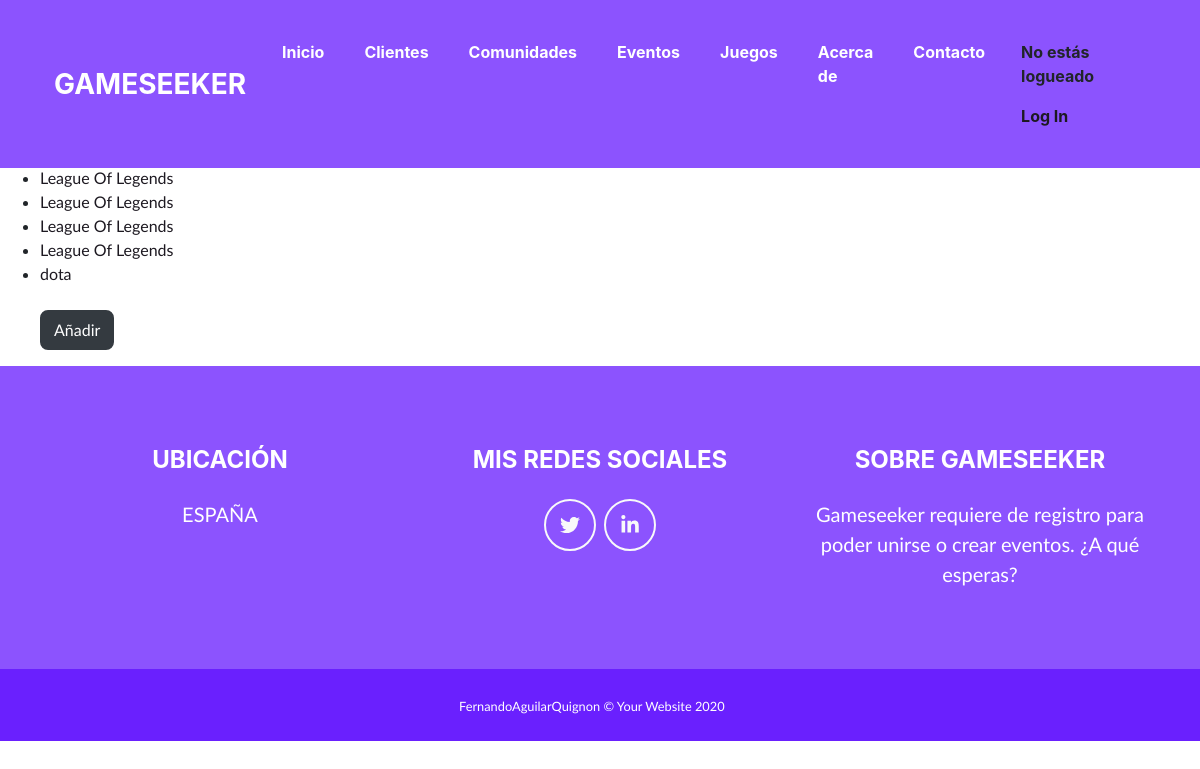
The app's page /juegos/, older data.
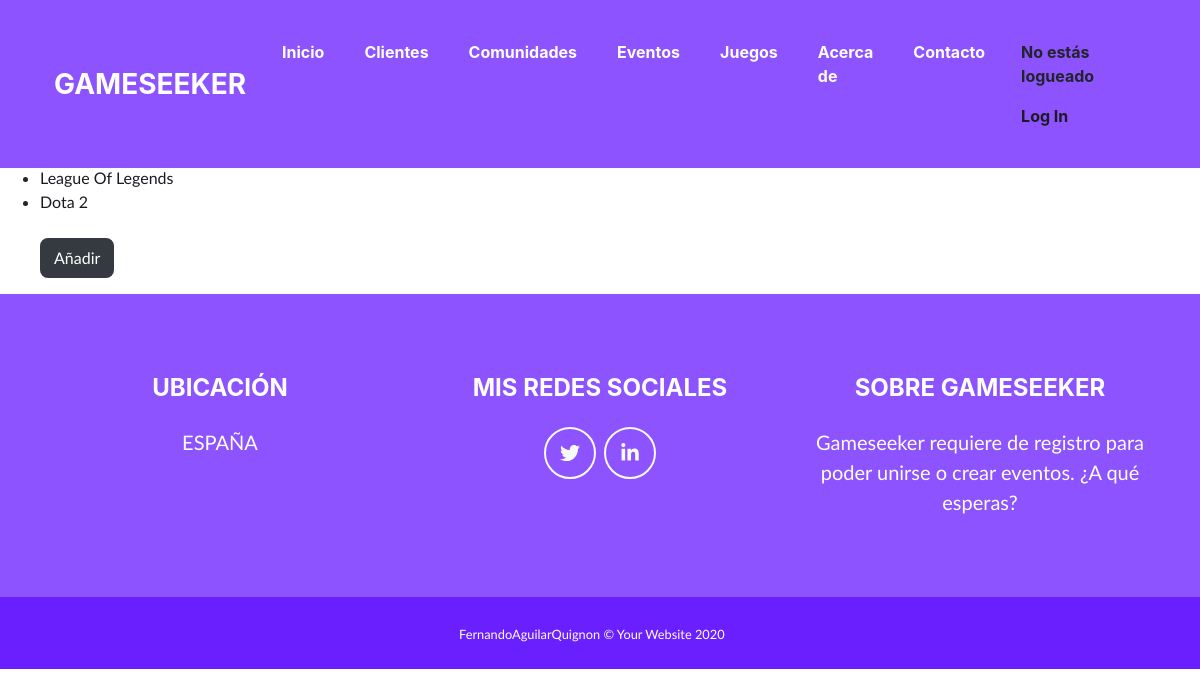
The same page, newer data.
### gameseek_app/models.py (models this page shows, shortened)
class Game(models.Model):
    name = models.CharField(max_length = 100)
    description = models.CharField(max_length = 1000)
    category = models.CharField(max_length = 100)

### gameseek_app/views.py (the view)
# urls.py: path('juegos/', GameListView.as_view(), name="game-list"),
class GameListView(ListView):
    model = Game

### gameseek_app/templates/gameseek_app/game_list.html (shortened to what this page needs)
{% extends "base.html" %}
{% block content %}
<br>
<br>
    <ul>
    <h2>Juegos</h2>
    {% for game in object_list %}
        <li><a href={% url 'game-detail' game.id %}>{{ game.name }}</a></li>
    {% endfor %}
    <br>
    <button type="button" class="btn btn-dark" onclick="window.location.href='/juegos/add/'">Añadir</button>
</ul>
{% endblock %}

### gameseek_app/templates/base.html (shortened to what this page needs)
<!DOCTYPE html>
{% load static %}
<html lang="en">
    <head>
        <link href="{% static "css/styles.css" %}" rel="stylesheet" >
        <link rel="stylesheet" type="text/css" href="{% static 'css/heading.css' %}">
        <link rel="stylesheet" type="text/css" href="{% static 'css/body.css' %}">
    </head>
    <body>
        <nav class="navbar navbar-expand-lg bg-secondary fixed-top" id="mainNav">
            <div class="container"><a class="navbar-brand js-scroll-trigger" href="/">GAMESEEKER</a>
                <div class="collapse navbar-collapse" id="navbarResponsive">
                    <ul class="navbar-nav ml-auto">
                        <li class="nav-item mx-0 mx-lg-1"><a class="nav-link py-3 px-0 px-lg-3 rounded js-scroll-trigger" href="/">Inicio</a>
                        </li>
                        <li class="nav-item mx-0 mx-lg-1"><a class="nav-link py-3 px-0 px-lg-3 rounded js-scroll-trigger" href={% url 'client-list' %}>Clientes</a>
                        </li>
                        <li class="nav-item mx-0 mx-lg-1"><a class="nav-link py-3 px-0 px-lg-3 rounded js-scroll-trigger" href={% url 'community-list' %}>Comunidades</a>
                        </li>
                        <li class="nav-item mx-0 mx-lg-1"><a class="nav-link py-3 px-0 px-lg-3 rounded js-scroll-trigger" href={% url 'event-list' %}>Eventos</a>
                        </li>
                        <li class="nav-item mx-0 mx-lg-1"><a class="nav-link py-3 px-0 px-lg-3 rounded js-scroll-trigger" href={% url 'game-list' %}>Juegos</a>
                        </li>
                        <li class="nav-item mx-0 mx-lg-1"><a class="nav-link py-3 px-0 px-lg-3 rounded js-scroll-trigger" href="/#about">Acerca de</a>
                        </li>
                        <li class="nav-item mx-0 mx-lg-1"><a class="nav-link py-3 px-0 px-lg-3 rounded js-scroll-trigger" href="/contacto">Contacto</a>
                        </li>
                        <li class="nav-link py-3 px-0 px-lg-3 rounded js-scroll-trigger">
                        {% if user.is_authenticated %}
                            Hola {{ user.username }}!
                            <p><a href="{% url 'logout' %}">Log Out</a></p>
                         {% else %}
                            <p>No estás logueado</p>
                            <a href="{% url 'login' %}">Log In</a>
                        {% endif %}
                        </li>
                    </ul>
                </div>
            </div>
        </nav>
        {% block content %}{% endblock %}
        <footer class="footer text-center">
            <div class="container">
                <div class="row">
                    <div class="col-lg-4 mb-5 mb-lg-0">
                        <h4 class="mb-4">UBICACIÓN</h4>
                        <p class="pre-wrap lead mb-0">ESPAÑA</p>
                    </div>
                    <div class="col-lg-4 mb-5 mb-lg-0">
                        <h4 class="mb-4">MIS REDES SOCIALES</h4><a class="btn btn-outline-light btn-social mx-1" href="https://twitter.com/Gameseeker_"><i class="fab fa-fw fa-twitter"></i></a><a class="btn btn-outline-light btn-social mx-1" href="https://www.linkedin.com/in/https://www.linkedin.com/in/jos%C3%A9-manuel-rodr%C3%ADguez-guerrero-367a09234/"><i class="fab fa-fw fa-linkedin-in"></i></a>
                    </div>
                    <div class="col-lg-4">
                        <h4 class="mb-4">SOBRE GAMESEEKER</h4>
                        <p class="pre-wrap lead mb-0">Gameseeker requiere de registro para poder unirse o crear eventos. ¿A qué esperas?</p>
                    </div>
                </div>
            </div>
        </footer>
    <section class="copyright py-4 text-center text-white">
        <div class="container"><small class="pre-wrap">FernandoAguilarQuignon © Your Website 2020     </small></div>
    </section>
    </body>
</html>

Row changes from the older to the newer data that the page shows:
removed Game: name "League Of Legends"
removed Game: name "League Of Legends"
removed Game: name "League Of Legends"
changed Game: name "dota" → "Dota 2"
